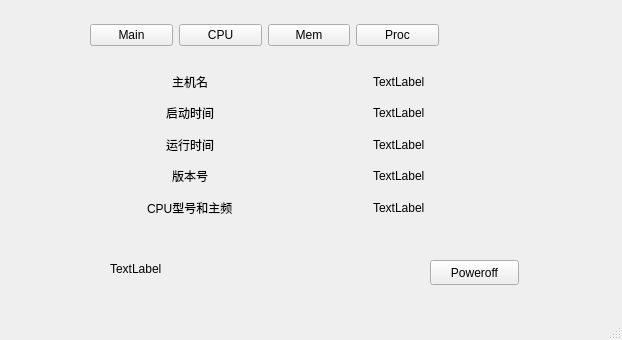
<?xml version="1.0" encoding="UTF-8"?>
<ui version="4.0">
 <class>MainWindow</class>
 <widget class="QMainWindow" name="MainWindow">
  <property name="geometry">
   <rect>
    <x>0</x>
    <y>0</y>
    <width>622</width>
    <height>340</height>
   </rect>
  </property>
  <property name="windowTitle">
   <string>MainWindow</string>
  </property>
  <widget class="QWidget" name="centralwidget">
   <widget class="QStackedWidget" name="stackedWidget">
    <property name="geometry">
     <rect>
      <x>30</x>
      <y>50</y>
      <width>561</width>
      <height>201</height>
     </rect>
    </property>
    <widget class="QWidget" name="Main">
     <widget class="QWidget" name="horizontalLayoutWidget_2">
      <property name="geometry">
       <rect>
        <x>59</x>
        <y>19</y>
        <width>411</width>
        <height>151</height>
       </rect>
      </property>
      <layout class="QHBoxLayout" name="horizontalLayout_2">
       <item>
        <layout class="QVBoxLayout" name="verticalLayout_3">
         <item alignment="Qt::AlignHCenter">
          <widget class="QLabel" name="label_3">
           <property name="text">
            <string>主机名</string>
           </property>
          </widget>
         </item>
         <item alignment="Qt::AlignHCenter">
          <widget class="QLabel" name="label_5">
           <property name="text">
            <string>启动时间</string>
           </property>
          </widget>
         </item>
         <item alignment="Qt::AlignHCenter">
          <widget class="QLabel" name="label_6">
           <property name="text">
            <string>运行时间</string>
           </property>
          </widget>
         </item>
         <item alignment="Qt::AlignHCenter">
          <widget class="QLabel" name="label_7">
           <property name="text">
            <string>版本号</string>
           </property>
          </widget>
         </item>
         <item alignment="Qt::AlignHCenter">
          <widget class="QLabel" name="label_4">
           <property name="text">
            <string>CPU型号和主频</string>
           </property>
          </widget>
         </item>
        </layout>
       </item>
       <item>
        <layout class="QVBoxLayout" name="verticalLayout_4">
         <item alignment="Qt::AlignHCenter">
          <widget class="QLabel" name="host_name">
           <property name="text">
            <string>TextLabel</string>
           </property>
          </widget>
         </item>
         <item alignment="Qt::AlignHCenter">
          <widget class="QLabel" name="start_time">
           <property name="text">
            <string>TextLabel</string>
           </property>
          </widget>
         </item>
         <item alignment="Qt::AlignHCenter">
          <widget class="QLabel" name="run_time">
           <property name="text">
            <string>TextLabel</string>
           </property>
          </widget>
         </item>
         <item alignment="Qt::AlignHCenter">
          <widget class="QLabel" name="version">
           <property name="text">
            <string>TextLabel</string>
           </property>
          </widget>
         </item>
         <item alignment="Qt::AlignHCenter">
          <widget class="QLabel" name="CPU_info">
           <property name="text">
            <string>TextLabel</string>
           </property>
          </widget>
         </item>
        </layout>
       </item>
      </layout>
     </widget>
    </widget>
    <widget class="QWidget" name="CPU">
     <widget class="QGraphicsView" name="CPU_graph">
      <property name="geometry">
       <rect>
        <x>60</x>
        <y>40</y>
        <width>441</width>
        <height>151</height>
       </rect>
      </property>
     </widget>
     <widget class="QLabel" name="label">
      <property name="geometry">
       <rect>
        <x>80</x>
        <y>10</y>
        <width>67</width>
        <height>17</height>
       </rect>
      </property>
      <property name="text">
       <string>CPU</string>
      </property>
     </widget>
     <widget class="QLabel" name="CPU_rate">
      <property name="geometry">
       <rect>
        <x>180</x>
        <y>10</y>
        <width>67</width>
        <height>17</height>
       </rect>
      </property>
      <property name="text">
       <string>0%</string>
      </property>
     </widget>
    </widget>
    <widget class="QWidget" name="Mem">
     <widget class="QGraphicsView" name="Mem_graph">
      <property name="geometry">
       <rect>
        <x>60</x>
        <y>40</y>
        <width>441</width>
        <height>151</height>
       </rect>
      </property>
     </widget>
     <widget class="QLabel" name="label_2">
      <property name="geometry">
       <rect>
        <x>80</x>
        <y>10</y>
        <width>67</width>
        <height>17</height>
       </rect>
      </property>
      <property name="text">
       <string>Mem</string>
      </property>
     </widget>
     <widget class="QLabel" name="Mem_rate">
      <property name="geometry">
       <rect>
        <x>180</x>
        <y>10</y>
        <width>67</width>
        <height>17</height>
       </rect>
      </property>
      <property name="text">
       <string>0%</string>
      </property>
     </widget>
    </widget>
    <widget class="QWidget" name="Proc">
     <widget class="QTextBrowser" name="ProcText">
      <property name="geometry">
       <rect>
        <x>20</x>
        <y>70</y>
        <width>521</width>
        <height>121</height>
       </rect>
      </property>
      <property name="html">
       <string>&lt;!DOCTYPE HTML PUBLIC &quot;-//W3C//DTD HTML 4.0//EN&quot; &quot;http://www.w3.org/TR/REC-html40/strict.dtd&quot;&gt;
&lt;html&gt;&lt;head&gt;&lt;meta name=&quot;qrichtext&quot; content=&quot;1&quot; /&gt;&lt;style type=&quot;text/css&quot;&gt;
p, li { white-space: pre-wrap; }
&lt;/style&gt;&lt;/head&gt;&lt;body style=&quot; font-family:'Ubuntu'; font-size:11pt; font-weight:400; font-style:normal;&quot;&gt;
&lt;p style=&quot;-qt-paragraph-type:empty; margin-top:0px; margin-bottom:0px; margin-left:0px; margin-right:0px; -qt-block-indent:0; text-indent:0px;&quot;&gt;&lt;br /&gt;&lt;/p&gt;&lt;/body&gt;&lt;/html&gt;</string>
      </property>
     </widget>
     <widget class="QPushButton" name="btn_all">
      <property name="geometry">
       <rect>
        <x>440</x>
        <y>10</y>
        <width>89</width>
        <height>25</height>
       </rect>
      </property>
      <property name="text">
       <string>ALL</string>
      </property>
     </widget>
     <widget class="QWidget" name="horizontalLayoutWidget_3">
      <property name="geometry">
       <rect>
        <x>19</x>
        <y>39</y>
        <width>521</width>
        <height>21</height>
       </rect>
      </property>
      <layout class="QHBoxLayout" name="horizontalLayout_3">
       <item>
        <widget class="QLabel" name="label_8">
         <property name="text">
          <string>PID</string>
         </property>
        </widget>
       </item>
       <item>
        <widget class="QLabel" name="label_12">
         <property name="text">
          <string>Command</string>
         </property>
        </widget>
       </item>
       <item>
        <widget class="QLabel" name="label_13">
         <property name="text">
          <string>State</string>
         </property>
        </widget>
       </item>
       <item>
        <widget class="QLabel" name="label_11">
         <property name="text">
          <string>PPID</string>
         </property>
        </widget>
       </item>
       <item>
        <widget class="QLabel" name="label_10">
         <property name="text">
          <string>Pri</string>
         </property>
        </widget>
       </item>
       <item>
        <widget class="QLabel" name="label_9">
         <property name="text">
          <string>Mem</string>
         </property>
        </widget>
       </item>
      </layout>
     </widget>
     <widget class="QPushButton" name="btn_search">
      <property name="geometry">
       <rect>
        <x>150</x>
        <y>10</y>
        <width>81</width>
        <height>25</height>
       </rect>
      </property>
      <property name="text">
       <string>Search</string>
      </property>
     </widget>
     <widget class="QLineEdit" name="le_pid">
      <property name="geometry">
       <rect>
        <x>60</x>
        <y>10</y>
        <width>81</width>
        <height>25</height>
       </rect>
      </property>
      <property name="text">
       <string>pid</string>
      </property>
     </widget>
     <widget class="QPushButton" name="btn_kill">
      <property name="geometry">
       <rect>
        <x>240</x>
        <y>10</y>
        <width>81</width>
        <height>25</height>
       </rect>
      </property>
      <property name="text">
       <string>Kill</string>
      </property>
     </widget>
    </widget>
   </widget>
   <widget class="QWidget" name="horizontalLayoutWidget">
    <property name="geometry">
     <rect>
      <x>90</x>
      <y>20</y>
      <width>349</width>
      <height>31</height>
     </rect>
    </property>
    <layout class="QHBoxLayout" name="horizontalLayout">
     <item>
      <widget class="QPushButton" name="btn_main">
       <property name="text">
        <string>Main</string>
       </property>
      </widget>
     </item>
     <item>
      <widget class="QPushButton" name="btn_cpu">
       <property name="text">
        <string>CPU</string>
       </property>
      </widget>
     </item>
     <item>
      <widget class="QPushButton" name="btn_mem">
       <property name="text">
        <string>Mem</string>
       </property>
      </widget>
     </item>
     <item>
      <widget class="QPushButton" name="btn_proc">
       <property name="text">
        <string>Proc</string>
       </property>
      </widget>
     </item>
    </layout>
   </widget>
   <widget class="QLabel" name="Time">
    <property name="geometry">
     <rect>
      <x>110</x>
      <y>260</y>
      <width>291</width>
      <height>17</height>
     </rect>
    </property>
    <property name="text">
     <string>TextLabel</string>
    </property>
   </widget>
   <widget class="QPushButton" name="btn_pwroff">
    <property name="geometry">
     <rect>
      <x>430</x>
      <y>260</y>
      <width>89</width>
      <height>25</height>
     </rect>
    </property>
    <property name="text">
     <string>Poweroff</string>
    </property>
   </widget>
  </widget>
  <widget class="QMenuBar" name="menubar">
   <property name="geometry">
    <rect>
     <x>0</x>
     <y>0</y>
     <width>622</width>
     <height>28</height>
    </rect>
   </property>
  </widget>
  <widget class="QStatusBar" name="statusbar"/>
  <action name="action11">
   <property name="text">
    <string>11</string>
   </property>
  </action>
 </widget>
 <resources/>
 <connections/>
</ui>
